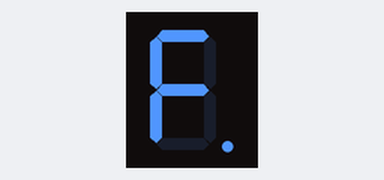
A sketch run on a simulated Arduino Uno, built with avr-gcc and run on an emulated ATmega328P. Parts: 1-digit seven-segment display. Wiring (inferred from the names in the program): 1-digit 7-segment display, segments lit when HIGH: segments pin 7, pin 6, pin 4, pin 2, pin 11, pin 9, pin 10, pin 5. The segment pins are drawn as the display they are named for.

Above: at 0.1 s.
At 1.1 s:
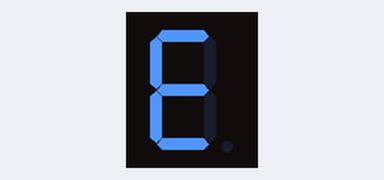
At 2.1 s:
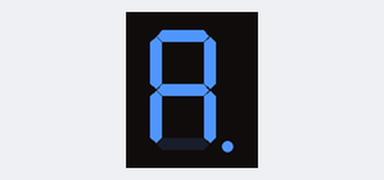
At 3.1 s:
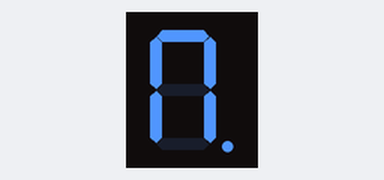
At 6.1 s:
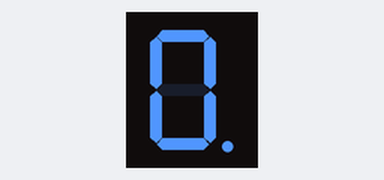
At 11.1 s:
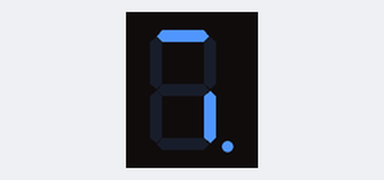

The sketch:

Fullname.ino
```cpp
int a=7;
int b=6;
int c=4;
int d=2;
int e=11;
int f=9;
int g=10;
int dp=5;
int h= 12;
int decimal = 9;


void setup() {
 pinMode (a, OUTPUT);
 pinMode (b, OUTPUT);
 pinMode (c, OUTPUT);
 pinMode (d, OUTPUT);
 pinMode (e, OUTPUT);
 pinMode (f, OUTPUT);
 pinMode (g, OUTPUT);
 pinMode (dp, OUTPUT);
 pinMode (decimal, OUTPUT);
}

void loop()
{

  digitalWrite (a, HIGH);
  digitalWrite (b, LOW);
  digitalWrite (c, LOW);
  digitalWrite (d, LOW);
  digitalWrite (e, HIGH);
  digitalWrite (f, HIGH);
  digitalWrite (g, HIGH);
  digitalWrite (dp, HIGH);

 digitalWrite (decimal, HIGH);

delay(1000);


  digitalWrite (a, HIGH);
  digitalWrite (b, LOW);
  digitalWrite (c, LOW);
  digitalWrite (d, HIGH);
  digitalWrite (e, HIGH);
  digitalWrite (f, LOW);
  digitalWrite (g, HIGH);
  digitalWrite (dp, LOW);

  digitalWrite (decimal, HIGH);


  delay(1000);

  digitalWrite (a, HIGH);
  digitalWrite (b, HIGH);
  digitalWrite (c, HIGH);
  digitalWrite (d, LOW);
  digitalWrite (e, HIGH);
  digitalWrite (f, HIGH);
  digitalWrite (g, HIGH);
 digitalWrite (dp, HIGH);

 digitalWrite (decimal, HIGH);


  delay(1000);

 digitalWrite (a, HIGH);
  digitalWrite (b, HIGH);
  digitalWrite (c, HIGH);
  digitalWrite (d, LOW);
  digitalWrite (e, HIGH);
  digitalWrite (f, HIGH);
  digitalWrite (g, LOW);
 digitalWrite (dp, HIGH);

 digitalWrite (decimal, HIGH);

  delay(1000);

  digitalWrite (a ,HIGH);
  digitalWrite (b, HIGH);
  digitalWrite (c, HIGH);
  digitalWrite (d, LOW);
  digitalWrite (e, HIGH);
  digitalWrite (f, HIGH);
  digitalWrite (g, HIGH);
 digitalWrite (dp, HIGH);

 digitalWrite (decimal, HIGH);

  delay(1000);

  digitalWrite (a, HIGH);
  digitalWrite (b, HIGH);
  digitalWrite (c, HIGH);
  digitalWrite (d, LOW);
  digitalWrite (e, HIGH);
  digitalWrite (f, HIGH);
  digitalWrite (g, LOW);
 digitalWrite (dp, HIGH);

 digitalWrite (decimal, HIGH);

  delay(1000);

  digitalWrite (a, HIGH);
  digitalWrite (b, HIGH);
  digitalWrite (c, HIGH);
  digitalWrite (d, HIGH);
  digitalWrite (e, HIGH);
  digitalWrite (f, HIGH);
  digitalWrite (g, LOW);
 digitalWrite (dp, HIGH);

delay(1000);

   digitalWrite (a, HIGH);
  digitalWrite (b, HIGH);
  digitalWrite (c, HIGH);
  digitalWrite (d, HIGH);
  digitalWrite (e, HIGH);
  digitalWrite (f, HIGH);
  digitalWrite (g, LOW);
 digitalWrite (dp, HIGH);


   delay(1000);

    digitalWrite (a, HIGH);
  digitalWrite (b, HIGH);
  digitalWrite (c, HIGH);
  digitalWrite (d, HIGH);
  digitalWrite (e, HIGH);
  digitalWrite (f, HIGH);
  digitalWrite (g, LOW);
 digitalWrite (dp, HIGH);


   delay(1000);


digitalWrite (a, HIGH);
  digitalWrite (b, HIGH);
  digitalWrite (c, HIGH);
  digitalWrite (d, LOW);
  digitalWrite (e, HIGH);
  digitalWrite (f, HIGH);
  digitalWrite (g, HIGH);
 digitalWrite (dp, HIGH);

 digitalWrite (decimal, HIGH);


  delay(1000);

digitalWrite (a, HIGH);
  digitalWrite (b, HIGH);
  digitalWrite (c, HIGH);
  digitalWrite (d, LOW);
  digitalWrite (e, LOW);
  digitalWrite (f, LOW);
  digitalWrite (g, LOW);
 digitalWrite (dp, HIGH);
 digitalWrite (h, LOW);

 digitalWrite (decimal, HIGH);


  delay(1000);

digitalWrite (a, HIGH);
  digitalWrite (b, LOW);
  digitalWrite (c, HIGH);
  digitalWrite (d, LOW);
  digitalWrite (e, LOW);
  digitalWrite (f, LOW);
  digitalWrite (g, LOW);
 digitalWrite (dp, HIGH);


   delay(1000);

    digitalWrite (a, HIGH);
  digitalWrite (b, HIGH);
  digitalWrite (c, LOW);
  digitalWrite (d, HIGH);
  digitalWrite (e, HIGH);
  digitalWrite (f, LOW);
  digitalWrite (g, HIGH);
 digitalWrite (dp, HIGH);


   delay(1000);
}
```

Measured:
- by itself, everything shown: repeats every 13.0 s, in 11 steps
- what the display in image 1 shows lasts 1.0 s, from 1.0 s to 2.0 s
- what the display in image 4 shows lasts 3.0 s, from 6.0 s to 9.0 s
